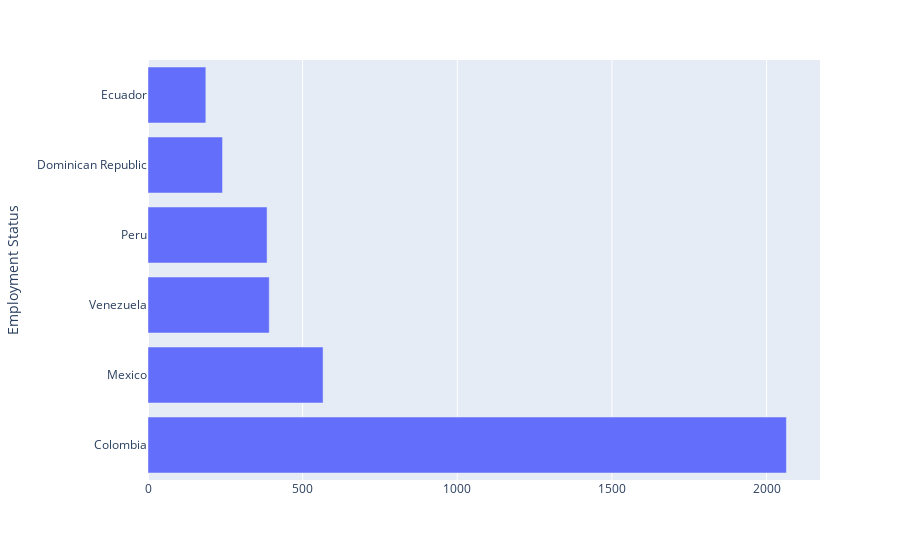

Notebook code for this chart:
### Code cell
figure = px.bar(x=top_6_countries.values, y=top_6_countries.index, labels={'x': '', 'y': 'Employment Status'})
figure.show()

### Figure 1 — Plotly figure (JSON) as saved in the notebook; plotly's stock layout.template omitted (floating-point values rounded to 4 significant figures)
{"data": [{"alignmentgroup": "True", "hovertemplate": "=%{x}<br>Employment Status=%{y}<extra></extra>", "legendgroup": "", "marker": {"color": "#636efa", "pattern": {"shape": ""}}, "name": "", "offsetgroup": "", "orientation": "h", "showlegend": false, "textposition": "auto", "type": "bar", "x": [2064, 566, 392, 385, 241, 187], "xaxis": "x", "y": ["Colombia", "Mexico", "Venezuela", "Peru", "Dominican Republic", "Ecuador"], "yaxis": "y"}], "layout": {"barmode": "relative", "legend": {"tracegroupgap": 0}, "margin": {"t": 60}, "xaxis": {"anchor": "y", "domain": [0, 1], "title": {"text": ""}}, "yaxis": {"anchor": "x", "domain": [0, 1], "title": {"text": "Employment Status"}}}}
